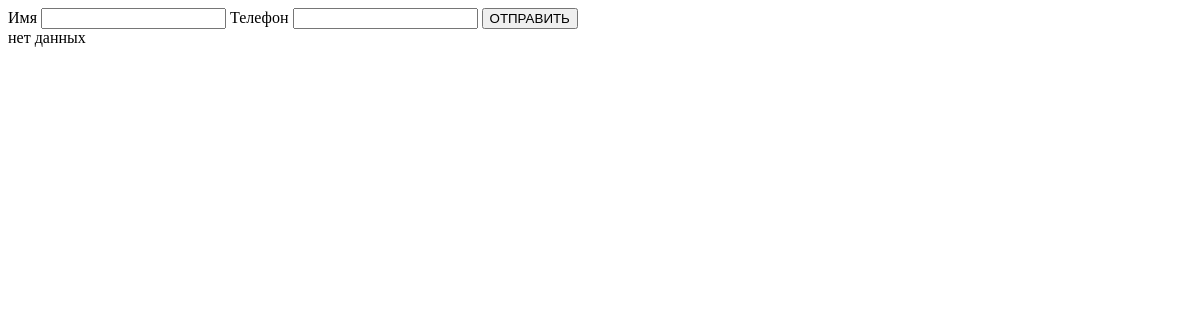
The app's page /, older data.
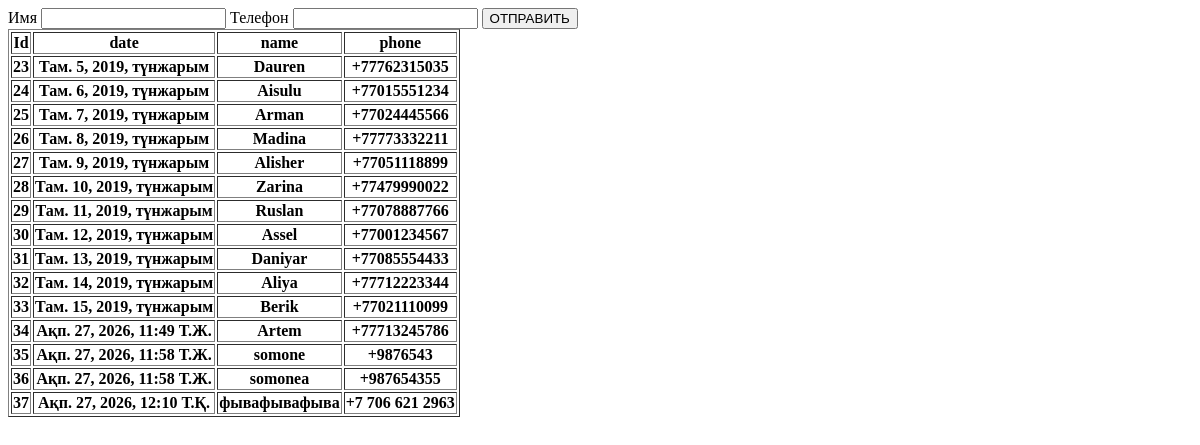
The same page, newer data.
### crm/models.py (models this page shows, shortened)
class Order(models.Model):
    order_dt = models.DateTimeField(auto_now=True)
    order_name = models.CharField(max_length=200, verbose_name="Имя")
    order_phone = models.CharField(max_length=200, verbose_name="Номер")
    class Meta:
        verbose_name = "заказ"
        verbose_name_plural = "заказы"

### crm/views.py (the view)
# urls.py: path('', first_page),
def first_page(request):
    object_list = Order.objects.all()
    return render(request, './index.html', {
        'object_list': object_list
    })

### crm/templates/index.html (shortened to what this page needs)
<!DOCTYPE html>
<html lang="en">
<head>
</head>
<body>
    <form action="{%url 'thanks_page'%}" method="POST">
        <label>Имя</label>
        <input name="name">
        <label>Телефон</label>
        <input name="phone">
        <button type="submit">ОТПРАВИТЬ</button>
    </form>
{%if object_list%}
    <table border="1">
        <tr>
            <th>Id</th>
            <th>date</th>
            <th>name</th>
            <th>phone</th>
        </tr>
        {%for obj in object_list %}
        <tr>
            <th>{{obj.id}}</th>
            <th>{{obj.order_dt}}</th>
            <th>{{obj.order_name}}</th>
            <th>{{obj.order_phone}}</th>
        </tr>
        {%endfor%}
    </table>
{%else%}
нет данных
{%endif%}
</body>
</html>

Row changes from the older to the newer data that the page shows:
added Order: id "23", order_dt "Там. 5, 2019, түнжарым", order_name "Dauren", order_phone "+77762315035"
added Order: id "24", order_dt "Там. 6, 2019, түнжарым", order_name "Aisulu", order_phone "+77015551234"
added Order: id "25", order_dt "Там. 7, 2019, түнжарым", order_name "Arman", order_phone "+77024445566"
added Order: id "26", order_dt "Там. 8, 2019, түнжарым", order_name "Madina", order_phone "+77773332211"
added Order: id "27", order_dt "Там. 9, 2019, түнжарым", order_name "Alisher", order_phone "+77051118899"
added Order: id "28", order_dt "Там. 10, 2019, түнжарым", order_name "Zarina", order_phone "+77479990022"
added Order: id "29", order_dt "Там. 11, 2019, түнжарым", order_name "Ruslan", order_phone "+77078887766"
added Order: id "30", order_dt "Там. 12, 2019, түнжарым", order_name "Assel", order_phone "+77001234567"
added Order: id "31", order_dt "Там. 13, 2019, түнжарым", order_name "Daniyar", order_phone "+77085554433"
added Order: id "32", order_dt "Там. 14, 2019, түнжарым", order_name "Aliya", order_phone "+77712223344"
added Order: id "33", order_dt "Там. 15, 2019, түнжарым", order_name "Berik", order_phone "+77021110099"
added Order: id "34", order_dt "Ақп. 27, 2026, 11:49 Т.Ж.", order_name "Artem", order_phone "+77713245786"
added Order: id "35", order_dt "Ақп. 27, 2026, 11:58 Т.Ж.", order_name "somone", order_phone "+9876543"
added Order: id "36", order_dt "Ақп. 27, 2026, 11:58 Т.Ж.", order_name "somonea", order_phone "+987654355"
added Order: id "37", order_dt "Ақп. 27, 2026, 12:10 Т.Қ.", order_name "фывафывафыва", order_phone "+7 706 621 2963"
Text that changed along with them:
text no longer shown: "нет данных"
text now shown: "Id date name phone"
